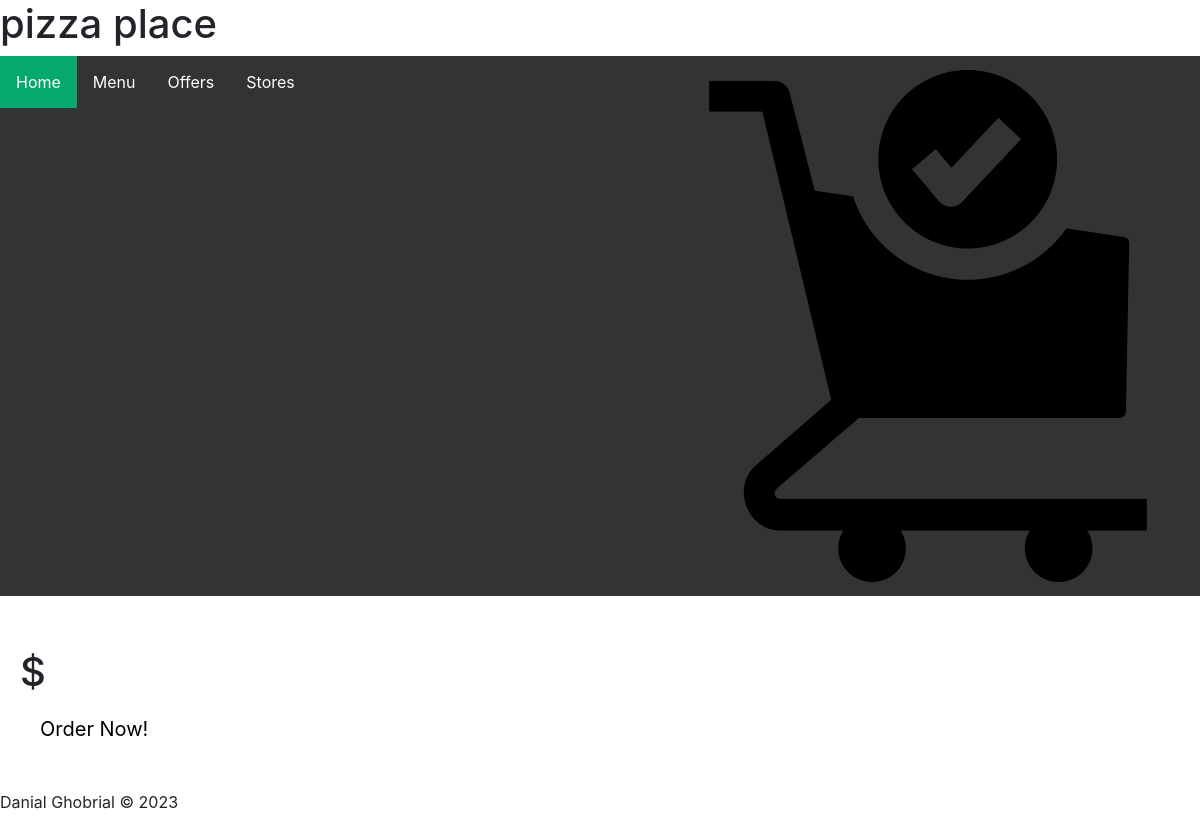
/pizzaout/6 (signed in), run on an earlier commit of the app's database.
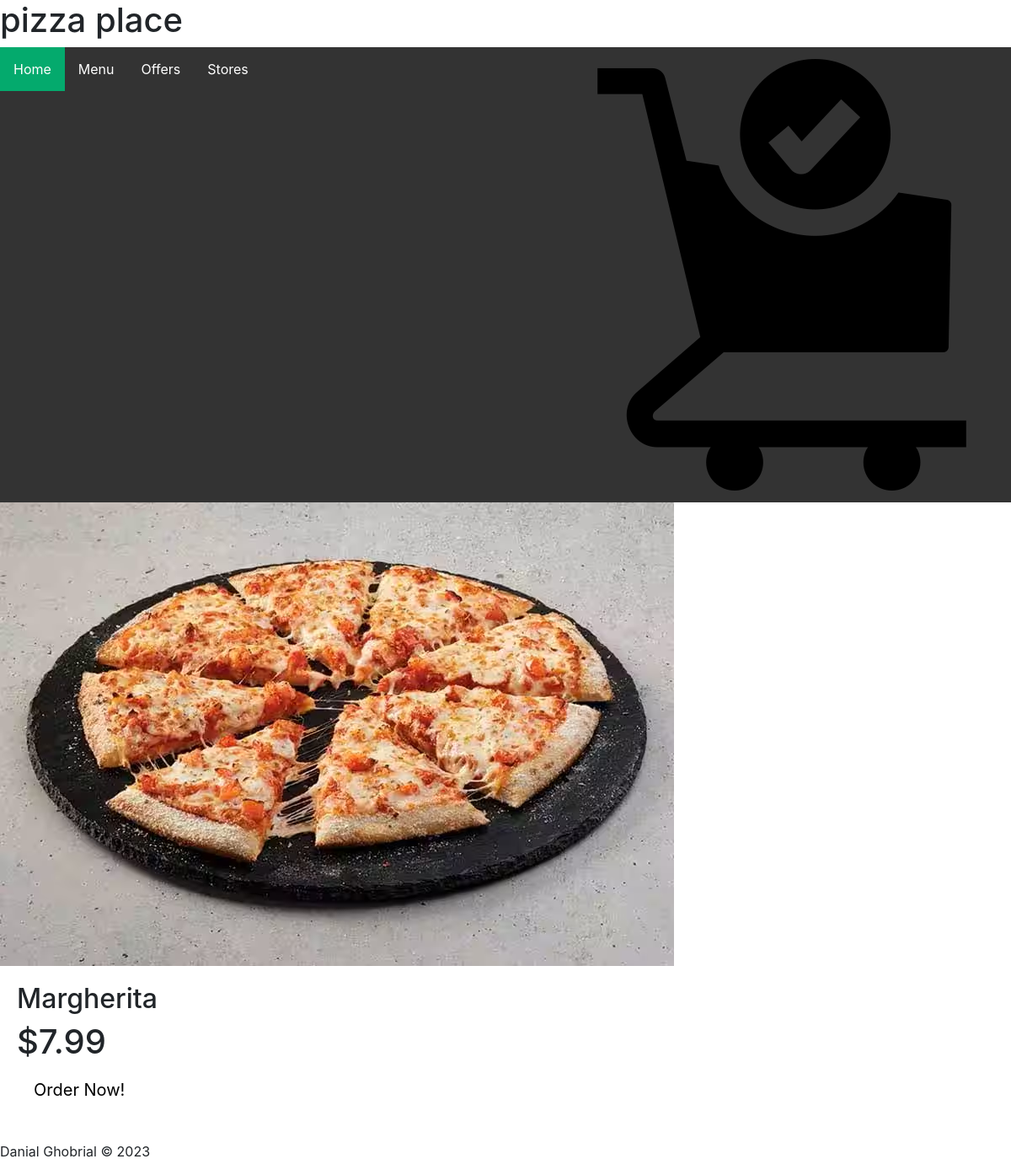
And on a later commit of the database.
### tables this page shows
CREATE TABLE Pizza (ID INTEGER PRIMARY KEY, Type TEXT, Price REAL, photo);

### routes.py (the view)
@app.route('/pizzaout/<int:id>')
def pizzaout(id):
    conn = sqlite3.connect(DATABASE)
    cur = conn.cursor()
    cur.execute('SELECT * FROM Pizza WHERE id=?', (id,))
    pizza = cur.fetchone()
    cur.execute('SELECT * FROM Base')
    bases = cur.fetchall()
    return render_template('pizzaout.html', pizza=pizza, bases=bases)

### templates/pizzaout.html
{% extends "layout.html" %}
{% block content %}
<div class="image11">
    <img src="{{ pizza[3] }}">
  </div>
  <div class="text11">
    <h2>{{pizza[1]}}</h2>
    <h1>${{pizza[2]}}</h1>
   <a href="/login"> <button>Order Now!</button></a>
{% endblock %}

### templates/layout.html (shortened to what this page needs)
<!DOCTYPE html>
<html>
    <head>
        <link rel="stylesheet" href="../static/CSS/style.css">
    </head>
    <body>
        <header>
            {% include "header.html" %}
        </header>
        <nav>
            {% include "nav.html" %}
        </nav>
        <main>
            {% block content %}{% endblock %}
        </main>
        <footer>
            {% include "footer.html" %}
        </footer>
    </body>
</html>

### templates/header.html
<h1>pizza place</h1>

### templates/nav.html
<ul class="topnav">
    {% if 'user' not in session %}
    <li><a class="active" href="/">Home</a></li>
    <li><a href="/menuout">Menu</a></li>
    <li><a href="/Offers">Offers</a></li>
    {% else %}
    <li><a class="active" href="/">Home</a></li>
    <li><a href="/menu">Menu</a></li>
    <li><a href="/Offers">Offers</a></li>
    <li><a href="/stores">Stores</a></li>
    <li class="right"><a href="/checkout"><img src="/static/Images/checkout.png" alt="checkout"></a></li>
    {% endif %}
</ul>

### templates/footer.html (shortened to what this page needs)
<!DOCTYPE html>
<html>
<head>
    <link rel="stylesheet" href="https://cdnjs.cloudflare.com/ajax/libs/twitter-bootstrap/4.1.3/css/bootstrap.min.css">
</head>
<body>
    <div class="footer-basic">
        <footer>
            <p class="copyright">Danial Ghobrial © 2023</p>
        </footer>
    </div>
</body>
</html>

### static/CSS/style.css (style rules this page uses)
body { font-family: Cambria, Cochin, Georgia, Times, 'Times New Roman', serif; background-color: #ffffff; color: #333333; margin: 0; padding: 0; line-height: 1.6; }
ul.topnav { list-style-type: none; margin: 0; padding: 0; overflow: hidden; background-color: #333; }
ul.topnav li { float: left; }
ul.topnav li a { display: block; color: white; text-align: center; padding: 14px 16px; text-decoration: none; }
ul.topnav li a.active { background-color: #04AA6D; }
ul.topnav li.right { float: right; }
.image11 { width: 100%; height: auto; display: block; }
.text11 { font-size: 20px; padding: 20px; }
button { background-color: #ffffff; color: rgb(0, 0, 0); border: none; border-radius: 5px; padding: 10px 20px; font-size: 16px; cursor: pointer; transition: background-color 0.2s, transform 0.2s; }

What changed in the data, as far as the page shows it:
added Pizza: photo (picture), Type "Margherita", Price "7.99"
